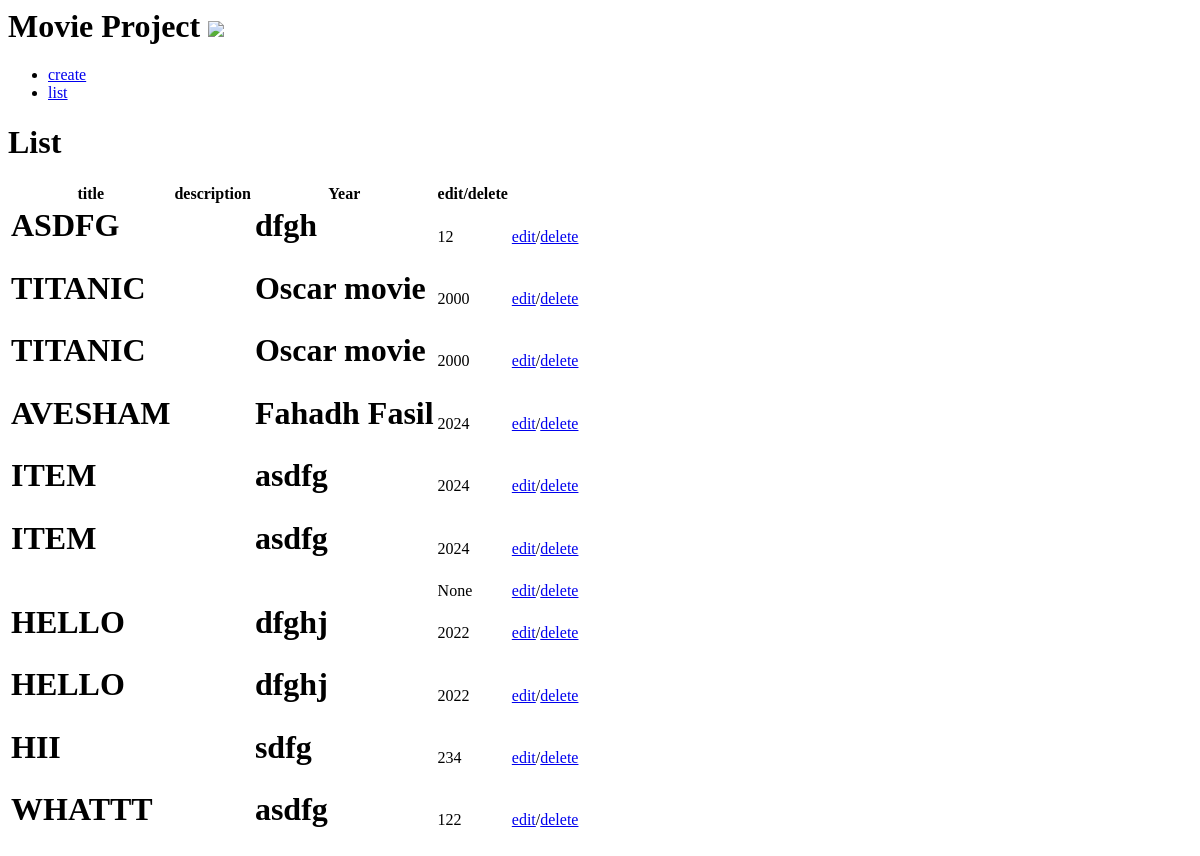
The page /list/ on the database as committed earlier.
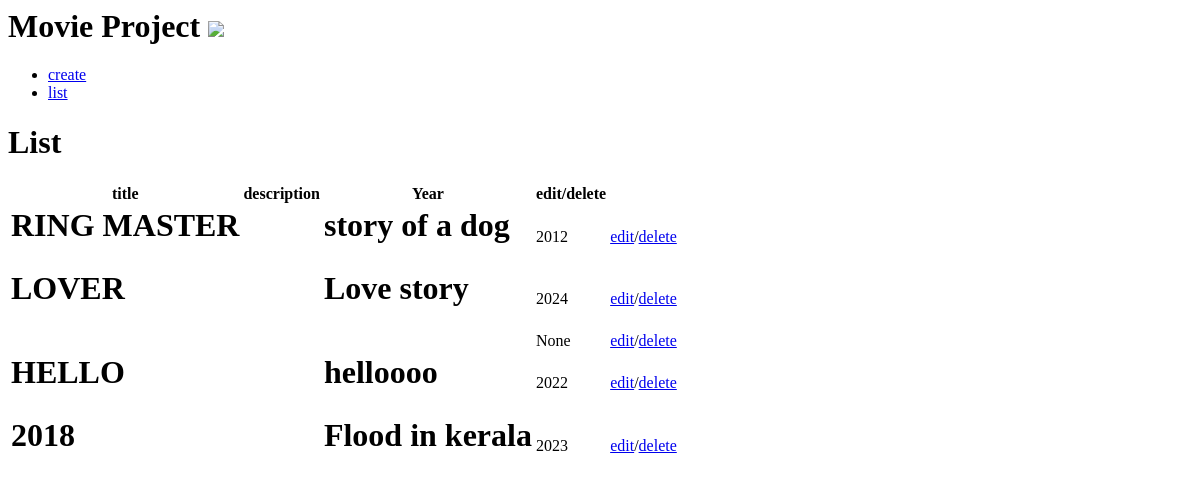
The same page on the database as committed later.
### movies/models.py (models this page shows)
class MovieInfo(models.Model):
    title=models.CharField(max_length=250)
    year=models.IntegerField(null=True)
    description=models.TextField()

### movies/views.py (the view)
# urls.py: path('list/', views.list, name='list'),
def list(request):
    return render(request,'list.html',{'movies': MovieInfo.objects.all()})

### templates/list.html
{% extends 'blank_layout.html' %}
{% load static %}
{% block content %}
<h1>List</h1>
<table>
    <tr><th>title</th><th>description</th><th>Year</th><th>edit/delete</th></tr>
{% for movie_obj in movies %}
<tr>
    <td><h1> {{movie_obj.title | upper}}</h1></td>
<td></td>
<td><h1>{{movie_obj.description}}</h1></td>
<td><h1></h1>{{movie_obj.year}}</h1></td>
<td><a href="{% url 'edit' movie_obj.id %}">edit</a>/<a href="{% url 'delete' movie_obj.id %}">delete</a></td>
</tr>
{% endfor %}
</table>
{% endblock content %}

### templates/blank_layout.html (shortened to what this page needs)
{% load static %}
<h1>Movie Project
    <img src="{% static 'images\download.jpeg' %}" />
</h1>
{% include 'menu.html' %}
{% block content %}{% endblock content %}

### templates/menu.html
<ul>
    <li><a href="{% url 'create' %} ">create</a></li>
    <li><a href="{% url 'list'  %}  ">list</a></li>
</ul>

Rows that differ between the two databases and show on the page:
removed MovieInfo: title "ASDFG", description "dfgh", year "12"
removed MovieInfo: title "TITANIC", description "Oscar movie", year "2000"
removed MovieInfo: title "TITANIC", description "Oscar movie", year "2000"
removed MovieInfo: title "AVESHAM", description "Fahadh Fasil", year "2024"
removed MovieInfo: title "ITEM", description "asdfg", year "2024"
removed MovieInfo: title "HELLO", description "dfghj", year "2022"
removed MovieInfo: title "HII", description "sdfg", year "234"
removed MovieInfo: title "WHATTT", description "asdfg", year "122"
added MovieInfo: title "RING MASTER", description "story of a dog", year "2012"
changed MovieInfo: title "ITEM" → "LOVER"; description "asdfg" → "Love story"
changed MovieInfo "HELLO": description "dfghj" → "helloooo"
added MovieInfo: title "2018", description "Flood in kerala", year "2023"
